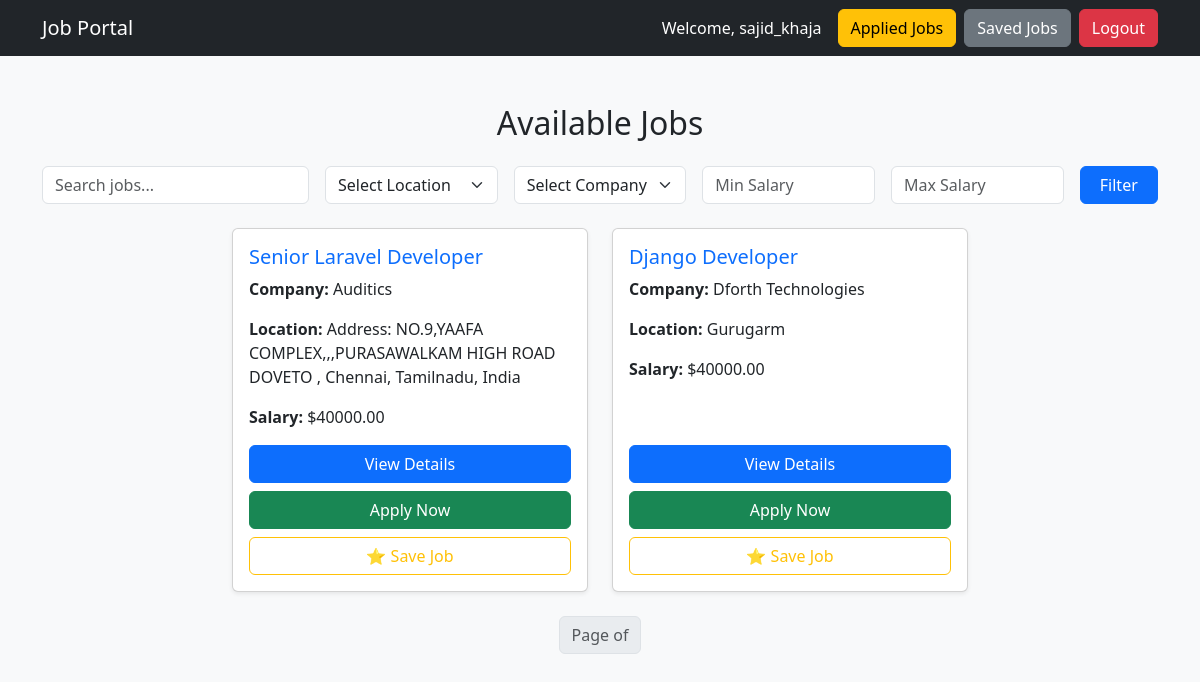
The app's page / (signed in), older data.
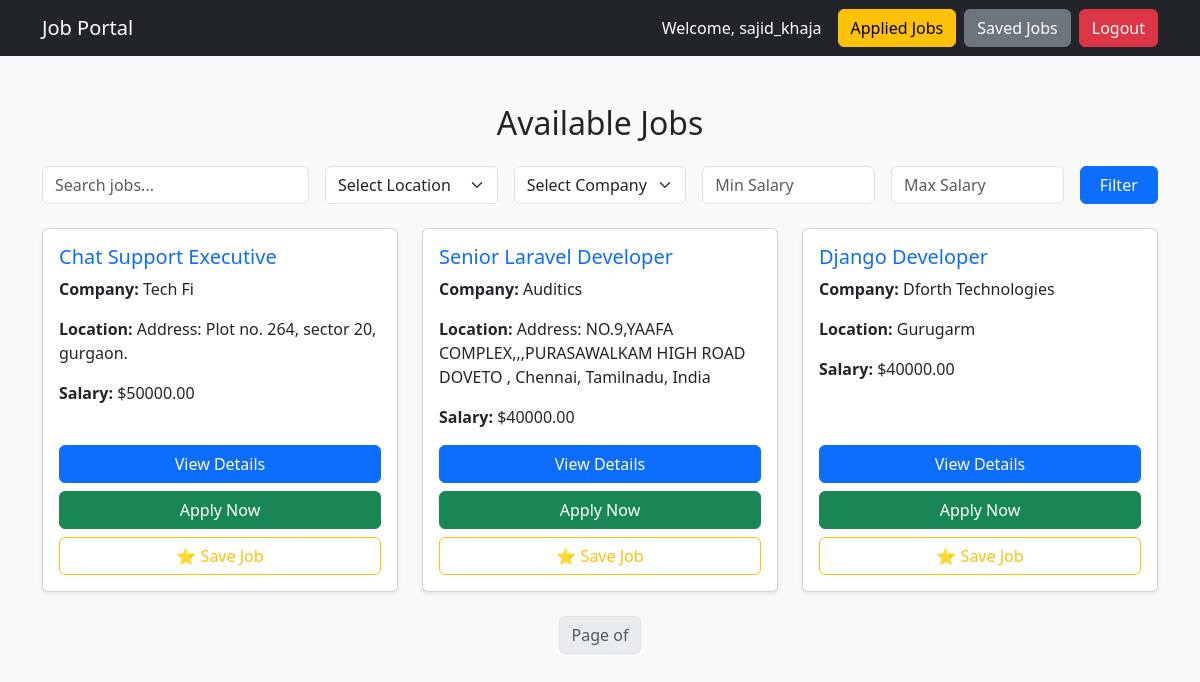
The same page, newer data.
### jobs/models.py (models this page shows, shortened)
class Job(models.Model):
    JOB_TYPES = [
        ('Full-time', 'Full-time'),
        ('Part-time', 'Part-time'),
        ('Remote', 'Remote'),
        ('Contract', 'Contract'),
    ]
    title = models.CharField(max_length=200)
    description = models.TextField()
    company = models.CharField(max_length=200)
    location = models.CharField(max_length=100)
    salary = models.DecimalField(max_digits=10, decimal_places=2, null=True, blank=True)
    job_type = models.CharField(max_length=20, choices=JOB_TYPES, default='Full-time')
    apply_link = models.URLField(blank=True, null=True)
    posted_on = models.DateTimeField(auto_now_add=True)
    class Meta:
        ordering = ['-posted_on']  # Show latest jobs first

### jobs/views.py (the view)
# urls.py: path('', job_list, name='job_list'),
@login_required
def job_list(request):
    jobs = Job.objects.all()
    locations = Job.objects.values_list('location', flat=True).distinct()
    companies = Job.objects.values_list('company', flat=True).distinct()
    if request.GET.get("q"):
        jobs = jobs.filter(title__icontains=request.GET["q"])
    if request.GET.get("location"):
        jobs = jobs.filter(location=request.GET["location"])
    if request.GET.get("company"):
        jobs = jobs.filter(company=request.GET["company"])
    if request.GET.get("min_salary"):
        jobs = jobs.filter(salary__gte=request.GET["min_salary"])
    if request.GET.get("max_salary"):
        jobs = jobs.filter(salary__lte=request.GET["max_salary"])
    return render(request, "job_list.html", {
        "jobs": jobs,
        "locations": locations,
        "companies": companies
    })

### jobs/templates/job_list.html (shortened to what this page needs)
<!DOCTYPE html>
<html lang="en">
<head>
    <link href="https://cdn.jsdelivr.net/npm/bootstrap@5.3.0/dist/css/bootstrap.min.css" rel="stylesheet">
</head>
<body class="bg-light">
    <nav class="navbar navbar-expand-lg navbar-dark bg-dark">
        <div class="container">
            <a class="navbar-brand" href="#">Job Portal</a>
            <div class="d-flex align-items-center">
                <span class="text-white me-3">Welcome, {{ request.user.username }}</span>
                <a href="{% url 'applied_jobs' %}" class="btn btn-warning me-2">Applied Jobs</a>
                <a href="{% url 'saved_jobs' %}" class="btn btn-secondary me-2">Saved Jobs</a>
                <a href="{% url 'logout' %}" class="btn btn-danger">Logout</a>
            </div>
        </div>
    </nav>
    <div class="container mt-5">
        <h2 class="text-center mb-4">Available Jobs</h2>
        <form method="GET" action="{% url 'job_list' %}" class="row g-3 mb-4">
            <div class="col-md-3">
                <input type="text" name="q" class="form-control" placeholder="Search jobs..." value="{{ request.GET.q }}">
            </div>
            <div class="col-md-2">
                <select name="location" class="form-select">
                    <option value="">Select Location</option>
                </select>
            </div>
            <div class="col-md-2">
                <select name="company" class="form-select">
                    <option value="">Select Company</option>
                </select>
            </div>
            <div class="col-md-2">
                <input type="number" name="min_salary" class="form-control" placeholder="Min Salary" value="{{ request.GET.min_salary }}">
            </div>
            <div class="col-md-2">
                <input type="number" name="max_salary" class="form-control" placeholder="Max Salary" value="{{ request.GET.max_salary }}">
            </div>
            <div class="col-md-1">
                <button type="submit" class="btn btn-primary w-100">Filter</button>
            </div>
        </form>
        <div class="row justify-content-center">
            {% for job in jobs %}
            <div class="col-md-4 mb-4">
                <div class="card shadow-sm h-100 d-flex flex-column">
                    <div class="card-body d-flex flex-column">
                        <h5 class="card-title text-primary">{{ job.title }}</h5>
                        <p><strong>Company:</strong> {{ job.company }}</p>
                        <p><strong>Location:</strong> {{ job.location }}</p>
                        <p><strong>Salary:</strong> ${{ job.salary }}</p>
                        <div class="mt-auto">
                            <a href="{% url 'job_detail' job.id %}" class="btn btn-primary w-100">View Details</a>
                            <a href="{% url 'apply_job' job.id %}" class="btn btn-success w-100 mt-2">Apply Now</a>
                            {% if user.is_authenticated %}
                                {% if job in saved_jobs %}
                                    <a href="{% url 'remove_saved_job' job.id %}" class="btn btn-warning w-100 mt-2">⭐ Unsave</a>
                                {% else %}
                                    <a href="{% url 'save_job' job.id %}" class="btn btn-outline-warning w-100 mt-2">⭐ Save Job</a>
                                {% endif %}
                            {% endif %}
                        </div>
                    </div>
                </div>
            </div>
            {% empty %}
            <div class="col-12 text-center">
                <p class="text-muted">No jobs found.</p>
            </div>
            {% endfor %}
        </div>
        <nav>
            <ul class="pagination justify-content-center">
                <li class="page-item disabled">
                    <span class="page-link">Page {{ jobs.number }} of {{ jobs.paginator.num_pages }}</span>
                </li>
            </ul>
        </nav>
    </div>
</body>
</html>

Row changes from the older to the newer data that the page shows:
added Job: title "Chat Support Executive", company "Tech Fi", location "Address: Plot no. 264, sector 20, gurgaon.", salary "50000.00"
